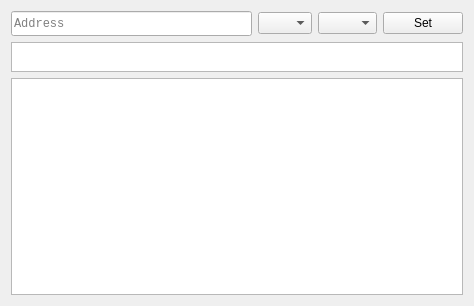
<?xml version="1.0" encoding="UTF-8"?>
<ui version="4.0">
 <class>Form</class>
 <widget class="QWidget" name="Form">
  <property name="geometry">
   <rect>
    <x>0</x>
    <y>0</y>
    <width>474</width>
    <height>306</height>
   </rect>
  </property>
  <property name="windowTitle">
   <string>Watchpoint</string>
  </property>
  <layout class="QGridLayout" name="gridLayout">
   <item row="1" column="2">
    <widget class="QComboBox" name="watchpointTypeComboBox">
     <property name="placeholderText">
      <string>Type</string>
     </property>
     <item>
      <property name="text">
       <string>Type</string>
      </property>
     </item>
     <item>
      <property name="text">
       <string>Read</string>
      </property>
     </item>
     <item>
      <property name="text">
       <string>Write</string>
      </property>
     </item>
    </widget>
   </item>
   <item row="3" column="0" colspan="4">
    <widget class="QTextEdit" name="disassemResult">
     <property name="font">
      <font>
       <family>Courier New</family>
      </font>
     </property>
    </widget>
   </item>
   <item row="2" column="0" colspan="4">
    <widget class="QTextEdit" name="watchpointResult">
     <property name="minimumSize">
      <size>
       <width>0</width>
       <height>0</height>
      </size>
     </property>
     <property name="maximumSize">
      <size>
       <width>16777215</width>
       <height>30</height>
      </size>
     </property>
     <property name="font">
      <font>
       <family>.AppleSystemUIFont</family>
      </font>
     </property>
    </widget>
   </item>
   <item row="1" column="3">
    <widget class="QPushButton" name="watchpointSetButton">
     <property name="minimumSize">
      <size>
       <width>0</width>
       <height>0</height>
      </size>
     </property>
     <property name="text">
      <string>Set</string>
     </property>
    </widget>
   </item>
   <item row="1" column="0">
    <widget class="QLineEdit" name="watchpointAddrInput">
     <property name="minimumSize">
      <size>
       <width>0</width>
       <height>25</height>
      </size>
     </property>
     <property name="font">
      <font>
       <family>Courier New</family>
      </font>
     </property>
     <property name="placeholderText">
      <string>Address</string>
     </property>
    </widget>
   </item>
   <item row="1" column="1">
    <widget class="QComboBox" name="watchpointSizeComboBox">
     <property name="currentText">
      <string/>
     </property>
     <property name="placeholderText">
      <string>Size</string>
     </property>
     <item>
      <property name="text">
       <string>Size</string>
      </property>
     </item>
     <item>
      <property name="text">
       <string>4</string>
      </property>
     </item>
     <item>
      <property name="text">
       <string>8</string>
      </property>
     </item>
    </widget>
   </item>
  </layout>
 </widget>
 <resources/>
 <connections/>
</ui>
